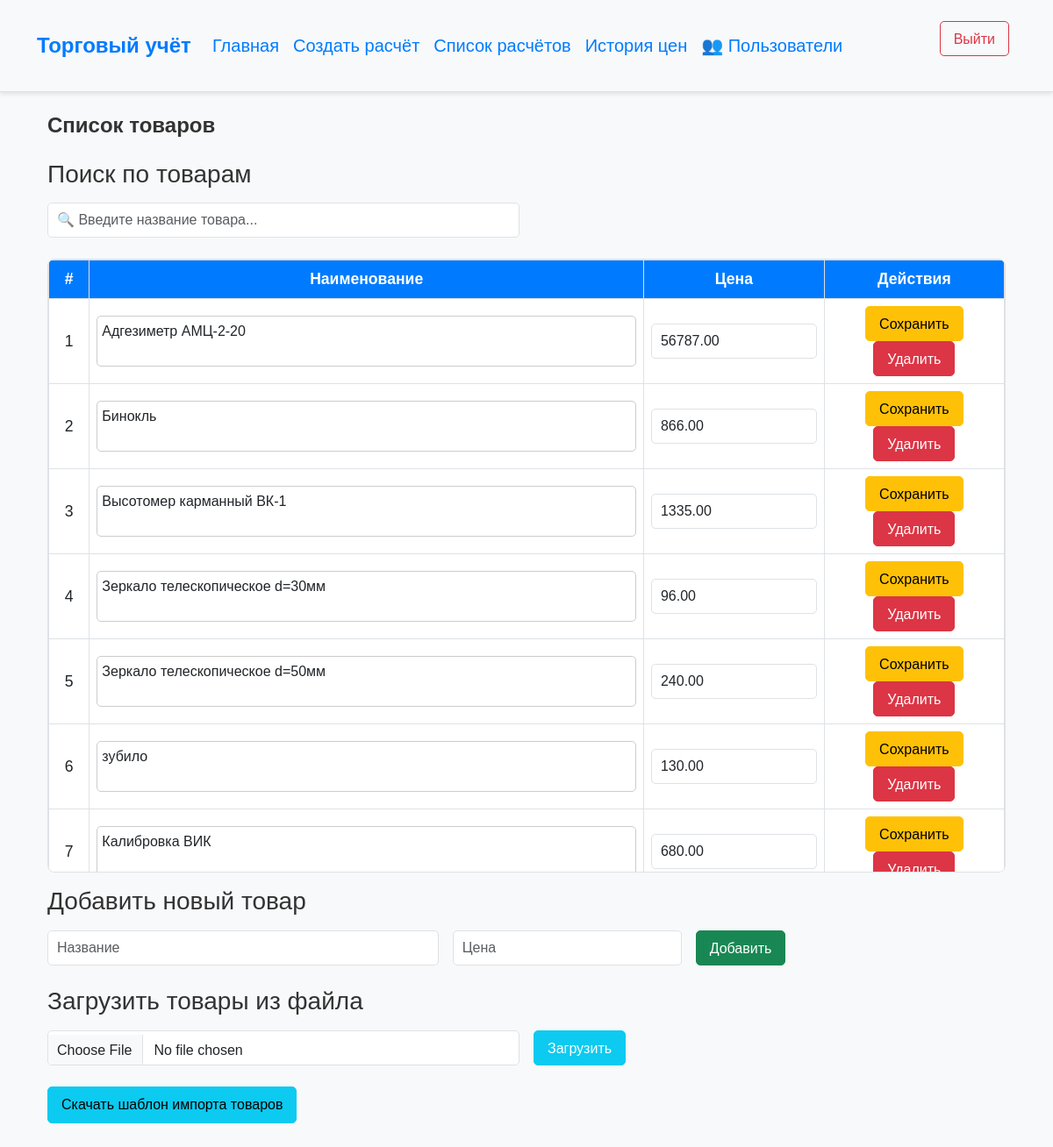
The app's page / (signed in) with its own data.
### trades/models.py (models this page shows, shortened)
class Item(models.Model):
    name = models.CharField(max_length=255, unique=True)
    price = models.DecimalField(max_digits=10, decimal_places=2)

### trades/views.py (the view, shortened to what this page needs)
# urls.py: path('', views.item_list, name='item_list'),
@login_required(login_url='/login/')
def item_list(request):
    items = Item.objects.all()
    return render(request, "trades/item_list.html", {
        "items": items,
        "price_step": PRICE_STEP
    })

### trades/templates/trades/item_list.html (shortened to what this page needs)
{% extends 'base.html' %}
{% block content %}
    <div class="container my-4">
        <h2 class="mb-4">Список товаров</h2>
        <h3 class="mb-3">Поиск по товарам</h3>
        <form method="get" class="mb-4">
            <div class="row g-3 align-items-center">
                <div class="col-md-6">
                    <input type="text" id="search-input" class="form-control"
                           placeholder="🔍 Введите название товара...">
                </div>
            </div>
        </form>
        <div class="table-responsive">
            <form method="post">
                <table class="table table-bordered table-hover" id="item-table">
                    <thead class="table-light">
                    <tr>
                        <th>#</th>
                        <th>Наименование</th>
                        <th>Цена</th>
                        <th>Действия</th>
                    </tr>
                    </thead>
                    <tbody>
                    {% for item in items %}
                        <tr id="item-{{ item.id }}">
                            <td>{{ forloop.counter }}</td>
                            <td class="table-name-cell">
                            <textarea class="form-control auto-expand"
                                      name="name_{{ item.id }}">{{ item.name }}</textarea>
                            </td>
                            <td>
                                <input type="number" class="form-control" name="price_{{ item.id }}"
                                       value="{{ item.price|floatformat:2 }}" step="0.01" min="1">
                            </td>
                            <td>
                                <button type="submit" name="edit_item" value="{{ item.id }}"
                                        class="btn btn-warning btn-sm">
                                    Сохранить
                                </button>
                                <button type="submit" name="delete_item" value="{{ item.id }}"
                                        class="btn btn-danger btn-sm">
                                    Удалить
                                </button>
                            </td>
                        </tr>
                    {% endfor %}
                    </tbody>
                </table>
            </form>
        </div>
        <h3 class="mb-3">Добавить новый товар</h3>
        <form method="post" class="mb-4">
            <div class="row g-3 align-items-center">
                <div class="col-md-5">
                    <input type="text" name="name" class="form-control" placeholder="Название" required>
                </div>
                <div class="col-md-3">
                    <input type="number" name="price" class="form-control" placeholder="Цена" step="0.01" min="1"
                           required>
                </div>
                <div class="col-md-2">
                    <button type="submit" name="add_item" class="btn btn-success">Добавить</button>
                </div>
            </div>
        </form>
        <h3 class="mb-3">Загрузить товары из файла</h3>
        <form method="post" enctype="multipart/form-data" class="mb-4">
            <div class="row g-3 align-items-center">
                <div class="col-md-6">
                    <input type="file" name="file" accept=".xlsx, .xls" class="form-control">
                </div>
                <div class="col-md-2">
                    <button type="submit" name="upload_file" class="btn btn-info text-white">Загрузить</button>
                </div>
            </div>
        </form>
        <div>
            <a href="{% url 'download_import_template' %}" class="btn btn-info">
                Скачать шаблон импорта товаров
            </a>
        </div>
    </div>
{% endblock %}

### static/css/styles.css (style rules this page uses)
body { font-family: "Arial", sans-serif; background-color: #f8f9fa; color: #333; }
.table { background: white; border: 1px solid #dee2e6; border-radius: 8px; overflow: hidden; width: 100%; border-collapse: collapse; }
.table th, .table td { font-size: 1.1rem; text-align: center; vertical-align: middle; }
.table th { background: #007bff; color: white; font-weight: bold; }
.table-name-cell { width: 58%; white-space: normal; word-wrap: break-word; overflow-wrap: break-word; }
.table-name-cell textarea { width: 100%; height: auto; min-height: 35px; max-height: 80px; resize: none; overflow-y: hidden; word-wrap: break-word; white-space: normal; border: 1px solid #ccc; box-sizing: border-box; padding: 5px; }
#item-table { display: block; max-height: 700px; overflow-y: auto; width: 100%; }
.form-control { font-size: 16px; padding: 10px; border-radius: 5px; }
form input, form select, form button { height: 40px; }
.btn { font-size: 16px; padding: 8px 15px; border-radius: 5px; }
table { width: 100%; border-collapse: collapse; }
table tbody tr { height: 50px; }
h2 { font-size: 24px; font-weight: bold; margin-bottom: 15px; }

### records on screen
Item: id "Адгезиметр АМЦ-2-20", price "56787.00"
Item: id "Бинокль", price "866.00"
Item: id "Высотомер карманный ВК-1", price "1335.00"
Item: id "Зеркало телескопическое d=30мм", price "96.00"
Item: id "Зеркало телескопическое d=50мм", price "240.00"
Item: id "зубило", price "130.00"
Item: id "Калибровка ВИК", price "680.00"
